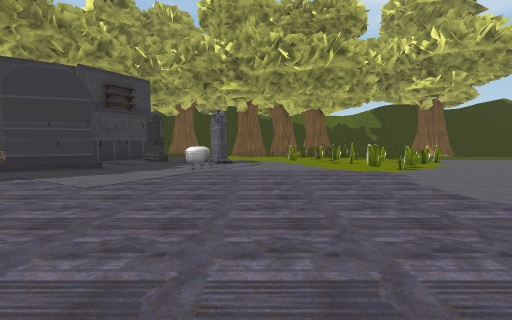
View 1 (above)

24 first-person views from a walk through a 3-D level made in the Unity game engine. The camera is 1.3 m above the floor, tilts 4° down and sees 90° across. The floor is counted in squares, 1 m on a side. Each view is taken from the middle of a square. On the plan, view 1 faces up. The plan holds only what a view shows up to about 13 squares ahead; the rest is blank. The place goes on beyond the plan. The player is left out. Some surface patterns are stand-ins.

View 2
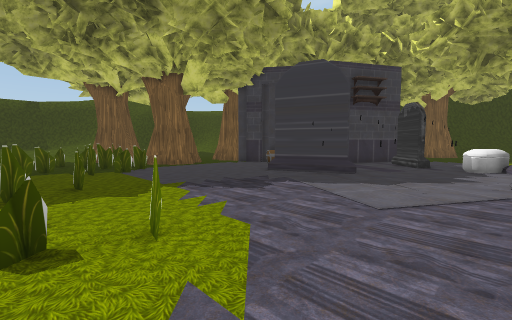

View 3
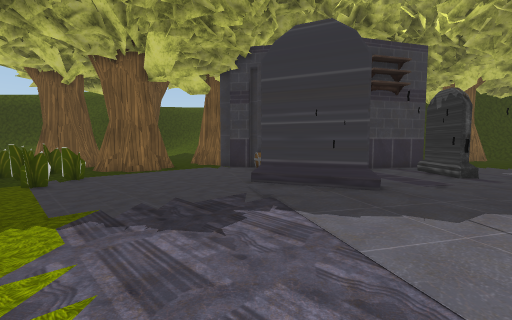

View 4
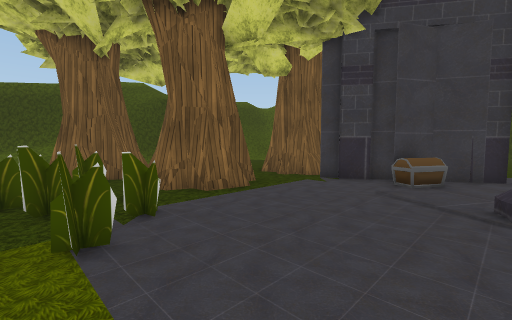

View 5
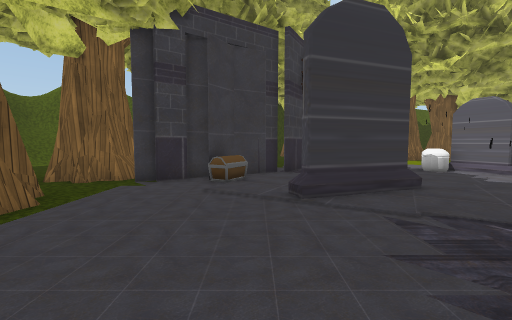

View 6
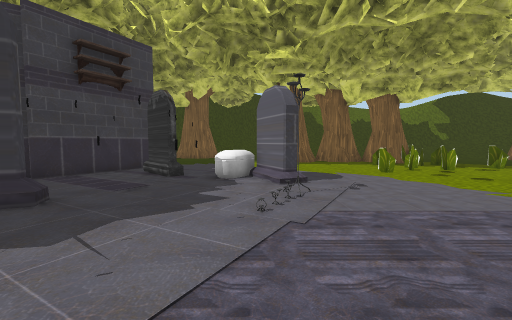

View 7
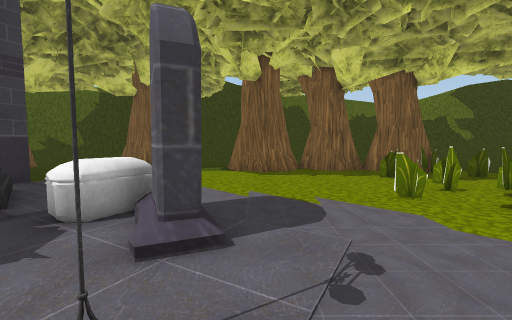

View 8
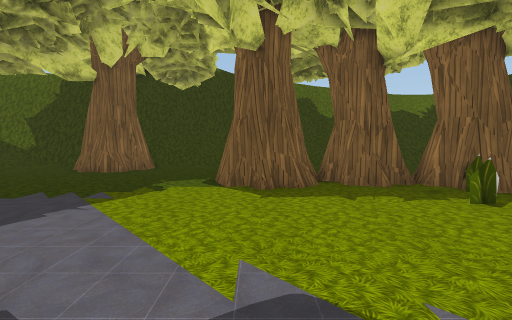

View 9
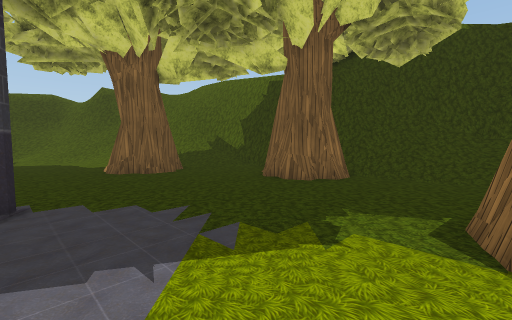

View 10
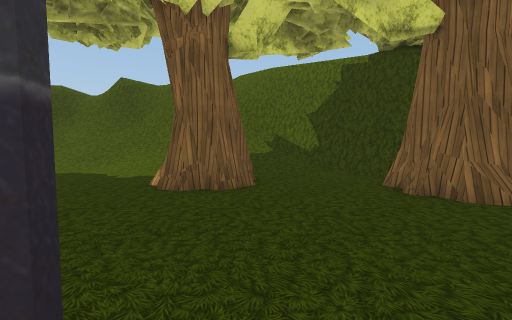

View 11
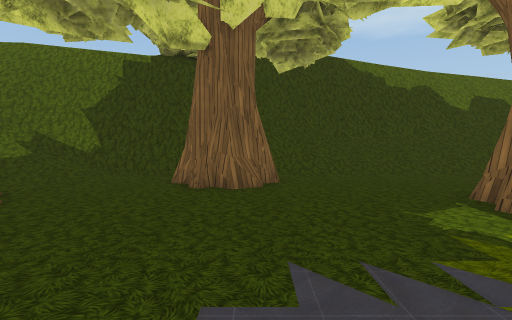

View 12
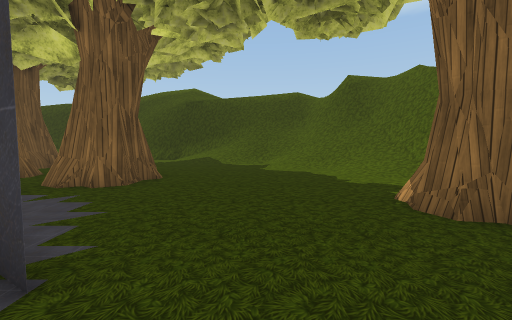

View 13
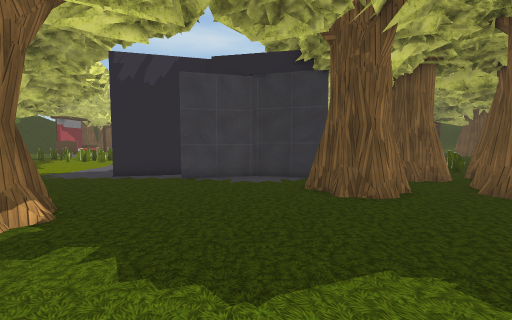

View 14
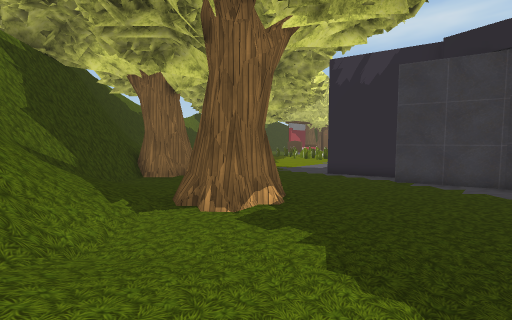

View 15
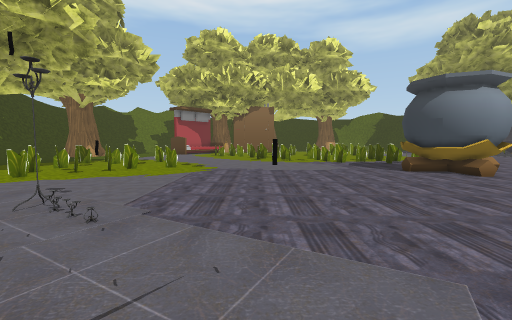

View 16
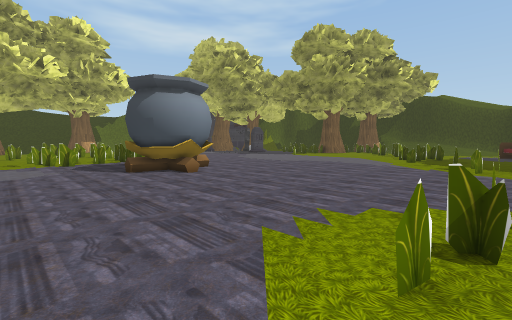

View 17
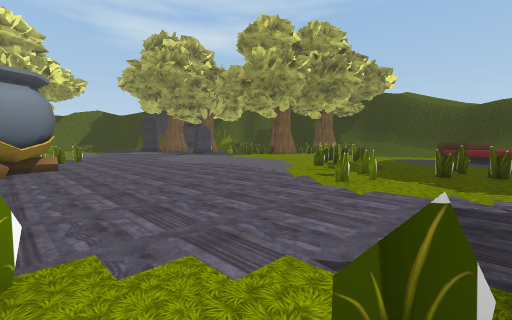

View 18
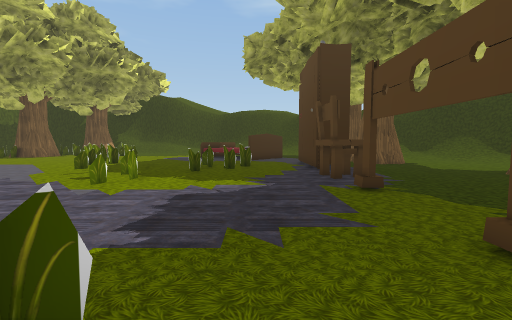

View 19
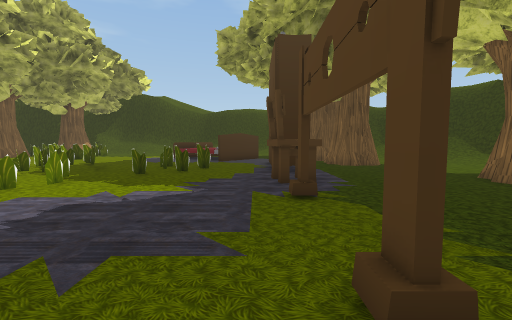

View 20
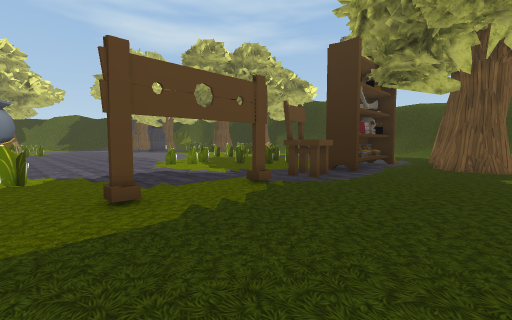

View 21
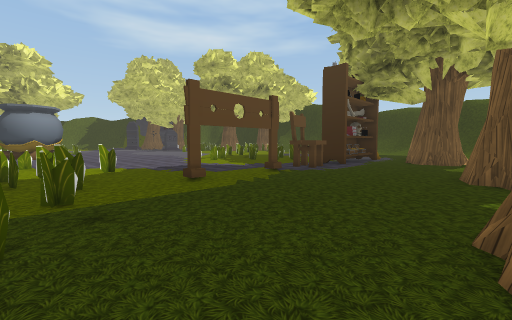

View 22
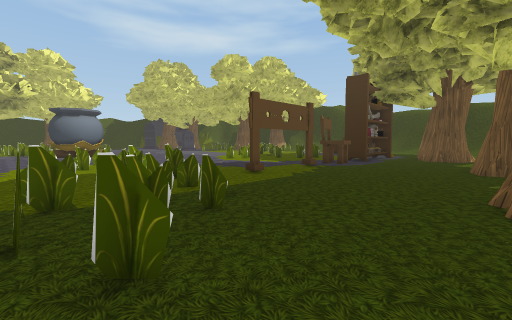

View 23
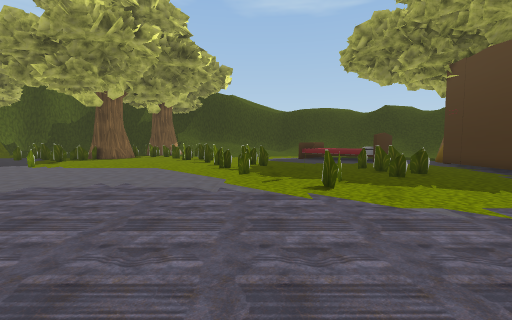

View 24
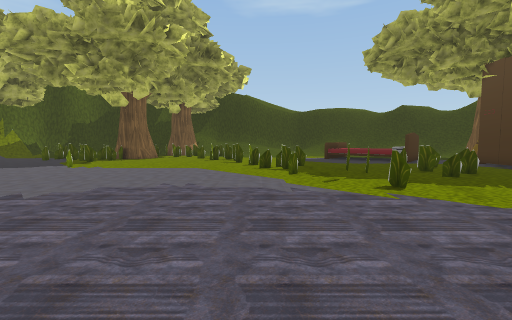

### Floor plan
Key: @ floor where view 1 was taken; # wall or solid block; x gap in a wall; . floor; / step, stairs or slope; = window, fence, low wall or low ledge; v drop or lower ground; T thing the floor can be seen under or through; O other object.
Columns run from 22 left of view 1 to 9 right of it. Each row starts with its distance up from view 1.
 33    //    OOOO ########=====
 32    //vvv  O#  ###//////////
 31      ###########///////////
 30      =###########////////
 29 vv    ////...# OO.......
 28 #####/////...OOO.......
 27 =##==////.....O.......
 26 ////...OOO..........OO  O
 25 ///...OO O..........O##O##OO
 24 //.....O#O..........O#OOO#O#
 23 /...... O............O.... OOO.
 22 /.......................... ..#
 21 ..........................#. ..
 20 ..............#............#...#
 19 .............##...........#.# ..
 18 ...........###OO.........#. ..
 17 ..........###..OO.OO......#...
 16 ...OOO....###.....OOO......#.
 15 ...##OO..##.........O.......#
 14 ...O#O###OO. ................
 13 O...O....#..  ....O.O.........
 12 O...........OOO.O............#..
 11 OO.OOO.....OO.....O.............
 10   O##O..........................
  9 ##.O#O...........O..............
  8 #O.OO..........................
  7 #O..T ........................
  6 O   TT.T........................
  5 . #.TTTT........................
  4  ...#.T .......#................
  3 .....##...#...=................
  2 .......#...#..............OOO.
  1 ...........#....#........OOOO
  0 .......... ..  #......@..OO
 -1 O...........#............OOO
 -2 O..........................O
 -3 O.......#...................
 -4 ...........................
 -5 ..........................
 -6 ..........................
 -7 ........#..................
 -8 O...............#...........
 -9 #O.....#O......#.............
-10 OO.....OO.......##............
-11 O................. ............
-12 .......OO.........#.............
-13 .......OO...x...#...............
-14   .....OO...#x#..#..#...........
-15   .OO..OO..  .x... .#...........

Positions as (right, up) in squares from view 1, and headings:
1: (0, 0), facing up
2: (-3, 2), facing up-left
3: (-5, 5), facing up-left
4: (-11, 5), facing up-left
5: (-12, 5), facing up
6: (-3, 7), facing up
7: (-1, 12), facing up
8: (-1, 16), facing up
9: (-2, 20), facing up-left
10: (-7, 20), facing up-left
11: (-7, 20), facing up
12: (-9, 20), facing left
13: (-22, 24), facing down-right
14: (-22, 24), facing right
15: (-7, 9), facing right
16: (-7, 6), facing down-right
17: (-10, 0), facing down-right
18: (-11, 0), facing down
19: (-13, -1), facing down
20: (-20, -1), facing down-right
21: (-22, 2), facing down-right
22: (-22, 5), facing down-right
23: (-3, -2), facing down
24: (-1, -2), facing down
